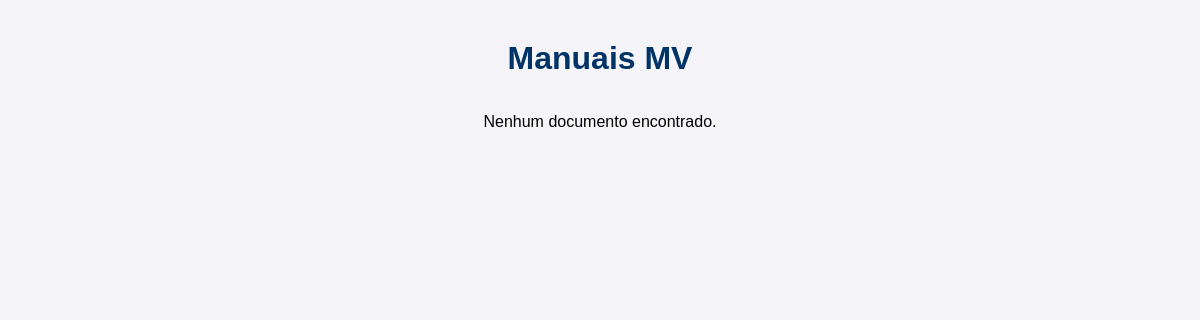
The app's page /repositorio-documento/repositorio-mv.php, older data.
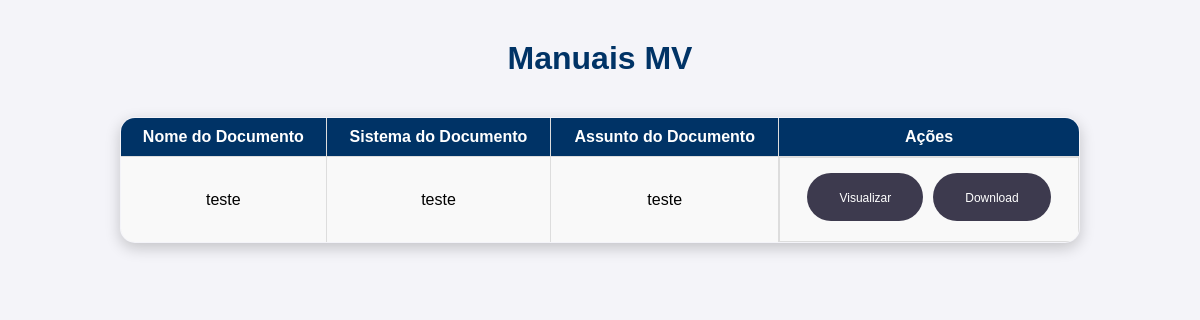
The same page, newer data.
### tables this page shows
CREATE TABLE `documento_mv` (
  `id` int(11) NOT NULL AUTO_INCREMENT,
  `nome_documento` varchar(45) NOT NULL,
  `sistema_documento` varchar(45) NOT NULL,
  `assunto_documento` varchar(45) NOT NULL,
  `pdf_documento` longblob NOT NULL,
  PRIMARY KEY (`id`)
);

### repositorio-documento/repositorio-mv.php (the view, shortened to what this page needs)
<?php
include 'conexao.php';
$query = "SELECT id, nome_documento, sistema_documento, assunto_documento FROM documento_mv";
$stmt = $pdo->prepare($query);
$stmt->execute();
$documentos = $stmt->fetchAll(PDO::FETCH_ASSOC);
?>
<!DOCTYPE html>
<html lang="pt">
<head>
    <link rel="stylesheet" href="style.css">
</head>
<body>
    <h1>Manuais MV</h1>
    <?php if (!empty($documentos)): ?>
    <table>
        <tr>
            <th>Nome do Documento</th>
            <th>Sistema do Documento</th>
            <th>Assunto do Documento</th>
            <th>Ações</th>
        </tr>
        <?php foreach ($documentos as $documento): ?>
            <tr>
                <td><?php echo htmlspecialchars($documento['nome_documento']); ?></td>
                <td><?php echo htmlspecialchars($documento['sistema_documento']); ?></td>
                <td><?php echo htmlspecialchars($documento['assunto_documento']); ?></td>
                <td class="action-buttons">
                    <a href="visualizar.php?id=<?php echo $documento['id']; ?>" target="_blank">
                        <button class="button">
                            <span class="button-content">Visualizar</span>
                        </button>
                    </a>
                    <a href="download.php?id=<?php echo $documento['id']; ?>">
                        <button class="button">
                            <span class="button-content">Download</span>
                        </button>
                    </a>
                </td>
            </tr>
        <?php endforeach; ?>
    </table>
    <?php else: ?>
        <p>Nenhum documento encontrado.</p>
    <?php endif; ?>
</body>
</html>

Row changes from the older to the newer data that the page shows:
added documento_mv: nome_documento "teste", sistema_documento "teste", assunto_documento "teste"
Text that changed along with them:
text no longer shown: "Nenhum documento encontrado."
text now shown: "Nome do Documento Sistema do Documento Assunto do Documento Ações"
